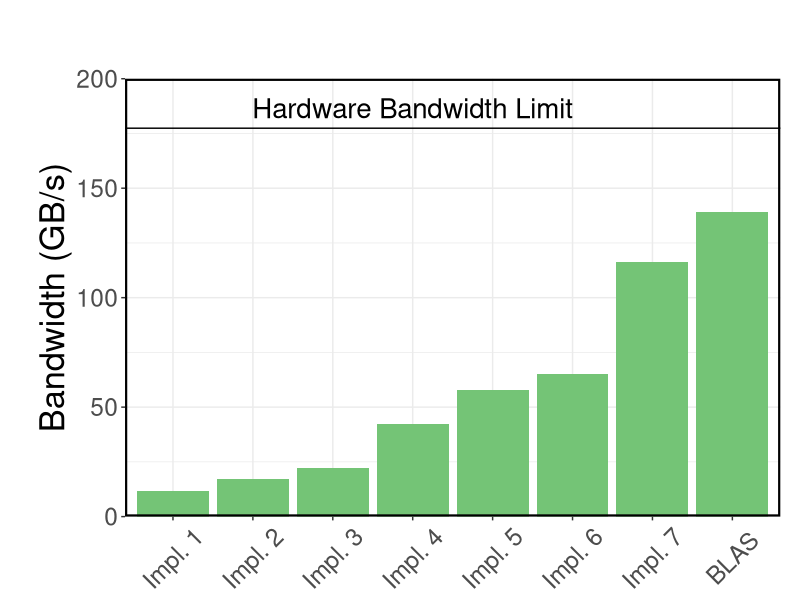
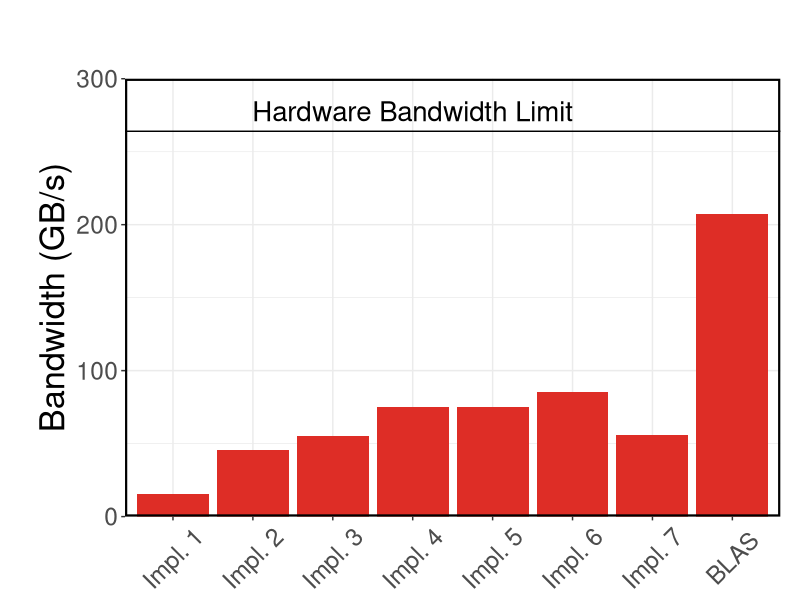
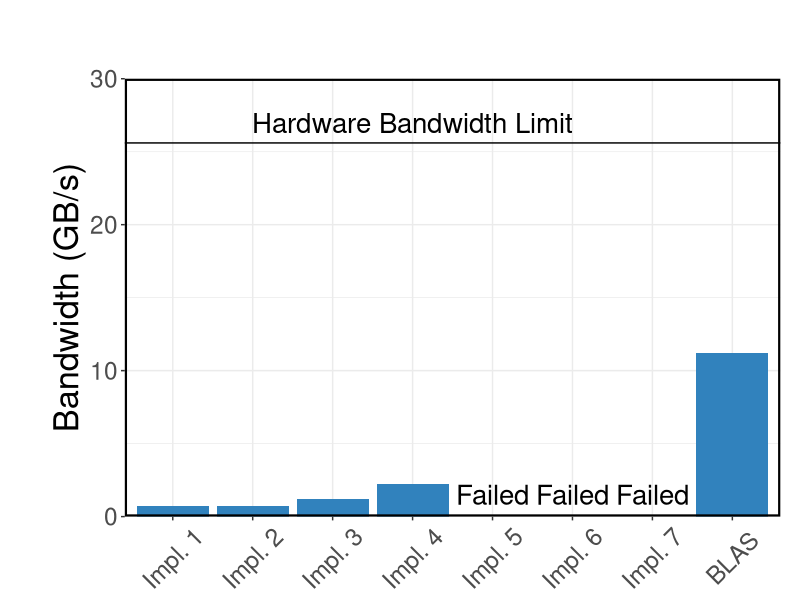

Write R code to recreate these figures, in order.
require('ggplot2')
require('grid')

# row.names = NULL forces numbering of the lines and, thus, preserves the order
bandwidth <- read.csv("reduce.csv", sep=";", comment.char="#", header=TRUE, row.names=NULL)
rownumbers <- as.integer(row.names(bandwidth))

hwFeatures <- read.csv("hwFeatures.csv", sep=";", comment.char="#", header=TRUE, row.names=NULL)
bws <- subset(hwFeatures, Feature=="Hardware Bandwidth Limit")

# ====Default settins====
theme <- theme_bw() +
         theme(text = element_text(size = 22),
               axis.title = element_text(size = rel(1.125), vjust = 3),
               axis.text.x = element_text(angle = 45, vjust = 0.5),
               panel.border = element_rect(linetype = "solid", colour = "black", size = 1.5),
               plot.margin = unit(c(2,0.5,-0.75,1), 'cm'))

labs <- labs(x = "", y = "Bandwidth (GB/s)")

# ==== NVIDIA plot ====
# rename BLAS to cuBLAS
levels(bandwidth$Kernel)[levels(bandwidth$Kernel) == "BLAS"] <- "cuBLAS"
# bandwidth limit
# create plot
pNV <- ggplot(bandwidth, aes(x = reorder(Kernel, rownumbers), y = GTX480)) +
       geom_bar(stat = "identity", fill = "#74C476") +
       scale_y_continuous(expand = c(0,0), limits = c(0,200)) +
       geom_hline(aes(yintercept = GTX480), data = bws) +
       geom_text(aes(x = 4, y = GTX480, label = Feature), data = bws, size = 7, vjust = -.5) +
       labs + theme

# save plot to file
ggsave(file = "reduce_nv.pdf", width = 9, height = 6)


# ==== AMD plot ====
# rename cuBLAS to clBLAS
levels(bandwidth$Kernel)[levels(bandwidth$Kernel) == "cuBLAS"] <- "clBLAS"
# create plot
pAMD <- ggplot(bandwidth, aes(x = reorder(Kernel, rownumbers), y = HD7970)) +
        geom_bar(stat = "identity", fill = "#de2d26") +
        scale_y_continuous(expand = c(0,0), limits = c(0,300)) +
        geom_hline(aes(yintercept = HD7970), data = bws) +
        geom_text(aes(x = 4, y = HD7970, label = Feature), data = bws, size = 7, vjust = -.5) +
        labs + theme
# save plot to file
ggsave(file = "reduce_amd.pdf", width = 9, height = 6)

# ==== Intel plot ====
# rename clBLAS to MKL
levels(bandwidth$Kernel)[levels(bandwidth$Kernel) == "clBLAS"] <- "MKL"
# create plot
pIntel <- ggplot(bandwidth, aes(x = reorder(Kernel, rownumbers), y = E5530)) +
          geom_bar(stat = "identity", fill = "#3182bd") +
          scale_y_continuous(expand = c(0,0), limits = c(0,30)) +
          geom_hline(aes(yintercept = E5530), data = bws) +
          geom_text(aes(x = 4, y = E5530, label = Feature), data = bws, size = 7, vjust = -.5) +
          annotate("text", x = 5, y = 1.5, label = "Failed", size = 7) +
          annotate("text", x = 6, y = 1.5, label = "Failed", size = 7) +
          annotate("text", x = 7, y = 1.5, label = "Failed", size = 7) +
          labs + theme +
          # override theme defaults set above
          theme(axis.title = element_text(size = rel(1.125), vjust = 4.35),
                plot.margin = unit(c(2,0.5,-0.75,1.35), 'cm'))

# save plot to file
ggsave(file = "reduce_intel.pdf", width = 9, height = 6)
